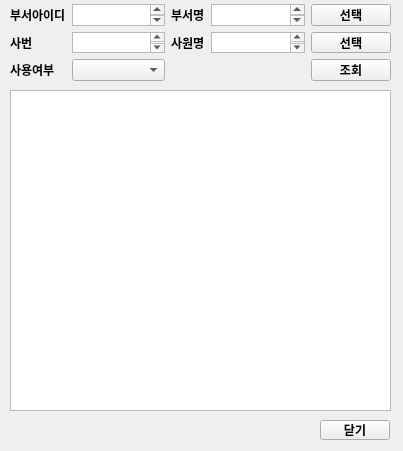
<?xml version="1.0" encoding="UTF-8"?>
<ui version="4.0">
 <class>Form</class>
 <widget class="QWidget" name="Form">
  <property name="geometry">
   <rect>
    <x>0</x>
    <y>0</y>
    <width>403</width>
    <height>451</height>
   </rect>
  </property>
  <property name="windowTitle">
   <string>Form</string>
  </property>
  <widget class="QWidget" name="gridLayoutWidget">
   <property name="geometry">
    <rect>
     <x>10</x>
     <y>-20</y>
     <width>381</width>
     <height>101</height>
    </rect>
   </property>
   <property name="font">
    <font>
     <family>맑은 고딕</family>
     <weight>75</weight>
     <bold>true</bold>
    </font>
   </property>
   <layout class="QGridLayout">
    <property name="sizeConstraint">
     <enum>QLayout::SetDefaultConstraint</enum>
    </property>
    <item row="2" column="2">
     <widget class="QLabel" name="label_5">
      <property name="font">
       <font>
        <family>맑은 고딕</family>
        <weight>75</weight>
        <bold>true</bold>
       </font>
      </property>
      <property name="text">
       <string>사원명</string>
      </property>
     </widget>
    </item>
    <item row="0" column="0">
     <widget class="QLabel" name="label">
      <property name="font">
       <font>
        <family>맑은 고딕</family>
        <weight>75</weight>
        <bold>true</bold>
       </font>
      </property>
      <property name="text">
       <string>인사정보</string>
      </property>
     </widget>
    </item>
    <item row="1" column="3">
     <widget class="QTextEdit" name="txt_dept_name">
      <property name="font">
       <font>
        <family>맑은 고딕</family>
        <pointsize>10</pointsize>
        <weight>50</weight>
        <bold>false</bold>
       </font>
      </property>
     </widget>
    </item>
    <item row="1" column="1">
     <widget class="QTextEdit" name="txt_dept_id">
      <property name="font">
       <font>
        <family>맑은 고딕</family>
        <pointsize>10</pointsize>
        <weight>50</weight>
        <bold>false</bold>
       </font>
      </property>
     </widget>
    </item>
    <item row="1" column="2">
     <widget class="QLabel" name="label_3">
      <property name="font">
       <font>
        <family>맑은 고딕</family>
        <weight>75</weight>
        <bold>true</bold>
       </font>
      </property>
      <property name="text">
       <string>부서명</string>
      </property>
     </widget>
    </item>
    <item row="2" column="0">
     <widget class="QLabel" name="label_4">
      <property name="font">
       <font>
        <family>맑은 고딕</family>
        <weight>75</weight>
        <bold>true</bold>
       </font>
      </property>
      <property name="text">
       <string>사번</string>
      </property>
     </widget>
    </item>
    <item row="1" column="4">
     <widget class="QPushButton" name="btn_dept_search">
      <property name="font">
       <font>
        <family>맑은 고딕</family>
        <weight>75</weight>
        <bold>true</bold>
       </font>
      </property>
      <property name="text">
       <string>선택</string>
      </property>
     </widget>
    </item>
    <item row="2" column="4">
     <widget class="QPushButton" name="btn_emp_search">
      <property name="sizePolicy">
       <sizepolicy hsizetype="Minimum" vsizetype="Maximum">
        <horstretch>0</horstretch>
        <verstretch>0</verstretch>
       </sizepolicy>
      </property>
      <property name="font">
       <font>
        <family>맑은 고딕</family>
        <weight>75</weight>
        <bold>true</bold>
       </font>
      </property>
      <property name="text">
       <string>선택</string>
      </property>
     </widget>
    </item>
    <item row="1" column="0">
     <widget class="QLabel" name="label_2">
      <property name="font">
       <font>
        <family>맑은 고딕</family>
        <weight>75</weight>
        <bold>true</bold>
       </font>
      </property>
      <property name="text">
       <string>부서아이디</string>
      </property>
     </widget>
    </item>
    <item row="2" column="1">
     <widget class="QTextEdit" name="txt_emp_id">
      <property name="font">
       <font>
        <family>맑은 고딕</family>
        <pointsize>10</pointsize>
        <weight>50</weight>
        <bold>false</bold>
       </font>
      </property>
     </widget>
    </item>
    <item row="2" column="3">
     <widget class="QTextEdit" name="txt_emp_name">
      <property name="font">
       <font>
        <family>맑은 고딕</family>
        <pointsize>10</pointsize>
        <weight>50</weight>
        <bold>false</bold>
       </font>
      </property>
     </widget>
    </item>
    <item row="3" column="0">
     <widget class="QLabel" name="label_6">
      <property name="font">
       <font>
        <family>맑은 고딕</family>
        <weight>75</weight>
        <bold>true</bold>
       </font>
      </property>
      <property name="text">
       <string>사용여부</string>
      </property>
     </widget>
    </item>
    <item row="3" column="1">
     <widget class="QComboBox" name="cmb_yn">
      <property name="font">
       <font>
        <family>맑은 고딕</family>
        <pointsize>10</pointsize>
        <weight>50</weight>
        <bold>false</bold>
       </font>
      </property>
     </widget>
    </item>
    <item row="3" column="4">
     <widget class="QPushButton" name="btn_search">
      <property name="font">
       <font>
        <family>맑은 고딕</family>
        <weight>75</weight>
        <bold>true</bold>
       </font>
      </property>
      <property name="text">
       <string>조회</string>
      </property>
     </widget>
    </item>
   </layout>
  </widget>
  <widget class="QTableWidget" name="tbl_info">
   <property name="geometry">
    <rect>
     <x>10</x>
     <y>90</y>
     <width>381</width>
     <height>321</height>
    </rect>
   </property>
  </widget>
  <widget class="QPushButton" name="btn_close">
   <property name="geometry">
    <rect>
     <x>320</x>
     <y>420</y>
     <width>70</width>
     <height>20</height>
    </rect>
   </property>
   <property name="font">
    <font>
     <family>맑은 고딕</family>
     <weight>75</weight>
     <bold>true</bold>
    </font>
   </property>
   <property name="text">
    <string>닫기</string>
   </property>
  </widget>
 </widget>
 <resources/>
 <connections/>
</ui>
